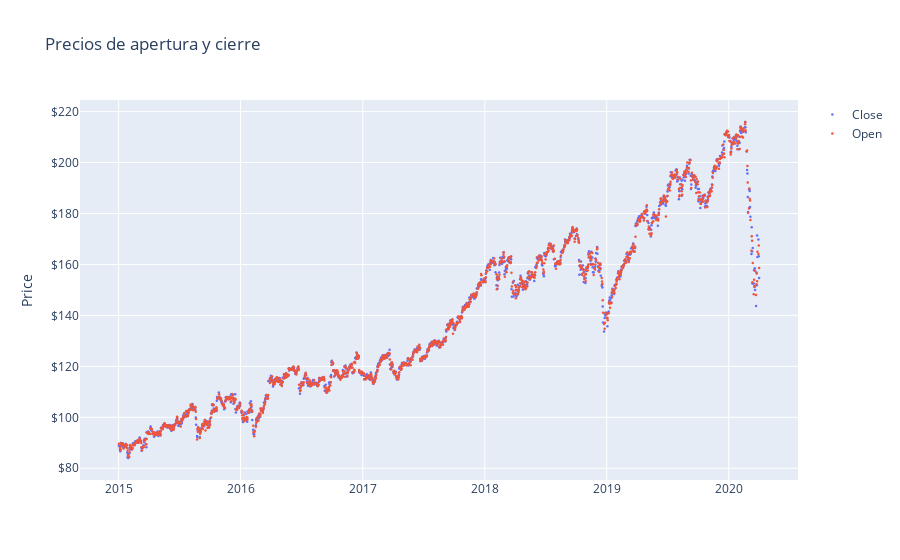

Notebook code cell kept with this figure:
### Code cell
Fig = go.Figure([
                 go.Scatter(
                     name = 'Close',
                     x = df_lastyears.index,
                     y = df_lastyears['Close'],
                     mode= 'markers'
                 ),
                 go.Scatter(
                     name = 'Open',
                     x = df_lastyears.index,
                     y = df_lastyears['Open'],
                     mode= 'markers'
                 )

])

Fig.update_layout(
    yaxis_title='Price',
    yaxis_tickprefix='$',
    title = 'Precios de apertura y cierre'
)
Fig.update_traces(
    marker = dict(size=2.5)
)

Fig.show()

### Figure 1 — Plotly figure (JSON) as saved in the notebook; plotly's stock layout.template omitted (floating-point values rounded to 4 significant figures; data arrays with more than 128 entries replaced by an {"elided": "..."} marker saying what was removed)
{"data": [{"marker": {"size": 2.5}, "mode": "markers", "name": "Close", "type": "scatter", "x": {"elided": "1321 str values"}, "y": {"elided": "1321 float values"}}, {"marker": {"size": 2.5}, "mode": "markers", "name": "Open", "type": "scatter", "x": {"elided": "1321 str values"}, "y": {"elided": "1321 float values"}}], "layout": {"title": {"text": "Precios de apertura y cierre"}, "yaxis": {"tickprefix": "$", "title": {"text": "Price"}}}}
